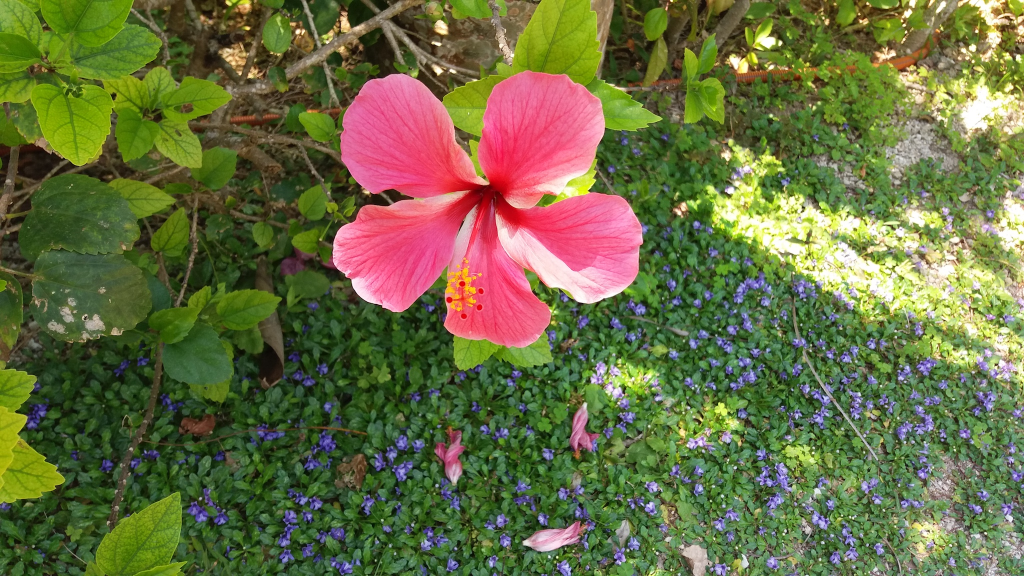
#> input picture src/create_application/flower.jpg, 2048 x 1152 px (shown at 1/2 size)
$ jupyter execute --allow-errors zipcode_recognision.ipynb
#> lines starting #> are read from the running program, lines starting #| are printed output that depends on the picture; after the words box and inside, x2 and y2 are one past the last pixel; in counts of white or black regions, pixels touching at a corner belong together
[cell 1]
import cv2
import matplotlib.pyplot as plt
import pickle

[cell 2]
# 画像を読み込んでリサイズ --- (*1)
img = cv2.imread("flower.jpg")
#> img is the input picture: shape (1152, 2048, 3); mean B, G, R 66.5, 109.1, 105.6
img = cv2.resize(img, (300, 169))
#> img: shape (169, 300, 3)

# 色空間を二値化 --- (*2)
gray = cv2.cvtColor(img, cv2.COLOR_BGR2GRAY)
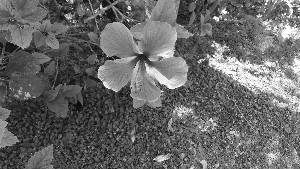
#> gray: shape (169, 300); min 5, max 255, mean 103.1
gray = cv2.GaussianBlur(gray, (7, 7), 0)
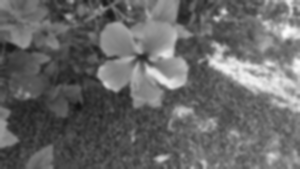
#> gray: shape (169, 300); min 17, max 252, mean 103.1
im2 = cv2.threshold(gray, 140, 240, cv2.THRESH_BINARY_INV)[1]
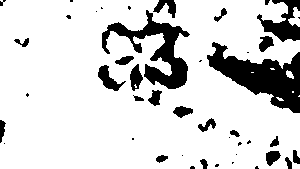
#> im2: shape (169, 300); values 0 (black) and 240 (white), 83.6% white; 44 black regions (22 under 20 px)

# 画面左側に二値化した画像を描画 --- (*3)
plt.subplot(1, 2, 1)
plt.imshow(im2, cmap="gray")

# 輪郭を抽出 --- (*4)
cnts = cv2.findContours(im2,
        cv2.RETR_LIST,
        cv2.CHAIN_APPROX_SIMPLE)[0]
#> cnts = 41 contours, 22 with area under 20; largest, box (x1, y1, x2, y2) and area: (0, 0, 300, 169) 45512, (101, 9, 191, 90) 2473, (97, 64, 127, 92) 338, (129, 63, 144, 92) 250, (258, 35, 275, 53) 180
# 抽出した枠を描画 --- (*5)
for pt in cnts:
    x, y, w, h = cv2.boundingRect(pt)
    # 大きすぎたり小さすぎたり領域を除去
    if w < 30 or w > 200: continue
    print(x,y,w,h) # 結果を出力
    cv2.rectangle(img, (x, y), (x+w, y+h), (0, 255, 0), 2)
#> this loop made 41 passes
#> (x, y, w, h) on passes 1, 2, 4, 6, 8, 9, 10, 12, 13, 14, 15, 16: (214, 163, 6, 5), (231, 161, 4, 4), (155, 154, 14, 10), (265, 150, 17, 17), (237, 141, 6, 6), (246, 139, 6, 6), (131, 137, 4, 4), (269, 135, 11, 13), (229, 129, 12, 9), (197, 117, 20, 16), (172, 105, 22, 14), (276, 97, 8, 4)
#> (pt, x, y, w, h) on passes 3, 5, 7, 11, 18, 19: ([[181, 155], [182, 154], [183, 155], [182, 156]], 181, 154, 3, 3), ([[235, 154], [236, 153], [237, 154], [236, 155]], 235, 153, 3, 3), ([[3, 143], [4, 142], [5, 143], [4, 144]], 3, 142, 3, 3), ([[228, 137], [229, 136], [230, 137], [229, 138]], 228, 136, 3, 3), ([[299, 95], [298, 96], [299, 96]], 298, 95, 2, 2), ([[132, 95], [133, 94], [134, 95], [133, 96]], 132, 94, 3, 3)
#| 97 64 30 28
#| 101 9 90 81
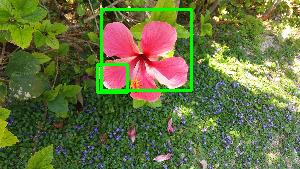
#> img: shape (169, 300, 3); mean B, G, R 64.6, 113.2, 102.4

# 画面右側に抽出結果を描画 --- (*6)
plt.subplot(1, 2, 2)
plt.imshow(cv2.cvtColor(img, cv2.COLOR_BGR2RGB))
plt.savefig("find_contours.png", dpi=200)
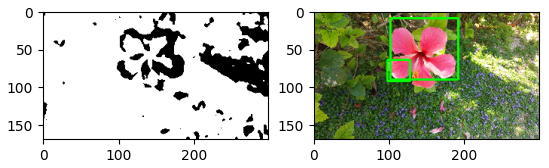
#> figure drawn by matplotlib, 2 panels
plt.show()

# ハガキから郵便番号の領域を抽出

[cell 3]
import cv2
import matplotlib.pyplot as plt

# ハガキ画像から郵便番号領域を抽出する関数
def detect_zipno(fname):
    # 画像を読み込む
#> called with fname = 'hagaki1.png'
    img = cv2.imread(fname)
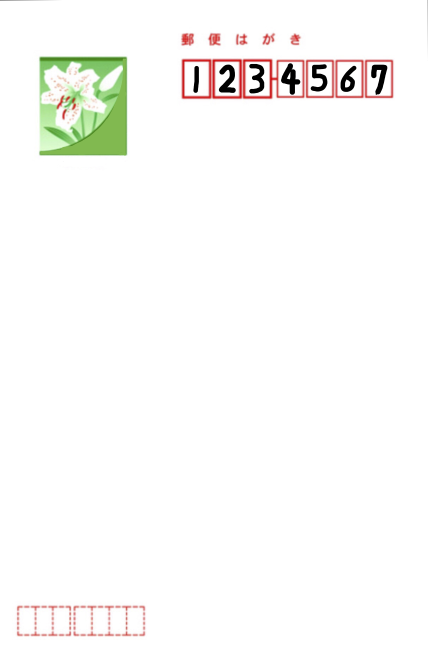
#> input picture src/create_application/hagaki1.png, 856 x 1327 px (shown at 1/2 size)
#> img is the input picture: shape (1327, 856, 3); mean B, G, R 248.2, 250.1, 250.5
    # 画像のサイズを求める
    h, w = img.shape[:2]
#> h = 1327; w = 856
    # ハガキ画像の右上のみ抽出する --- (*1)
    img = img[0:h//2, w//3:]
#> img: shape (663, 571, 3)

    # 画像を二値化 --- (*2)
    gray = cv2.cvtColor(img, cv2.COLOR_BGR2GRAY)
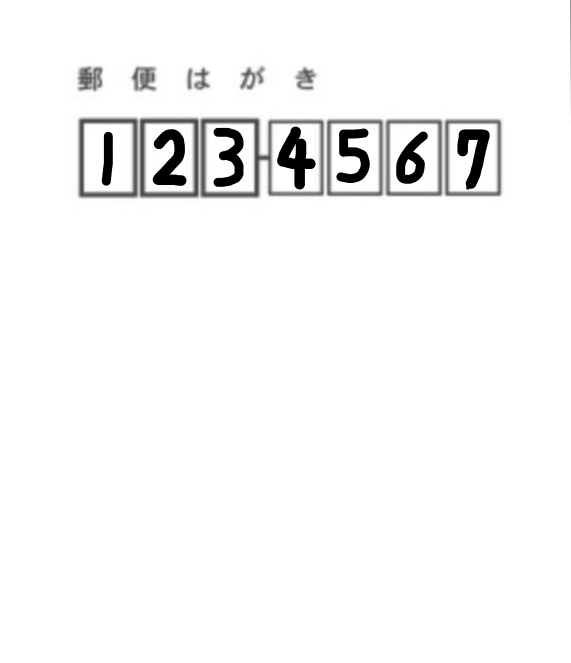
#> gray: shape (663, 571); min 0, max 255, mean 246.7
    gray = cv2.GaussianBlur(gray, (3, 3), 0)
    im2 = cv2.threshold(gray, 140, 255, cv2.THRESH_BINARY_INV)[1]
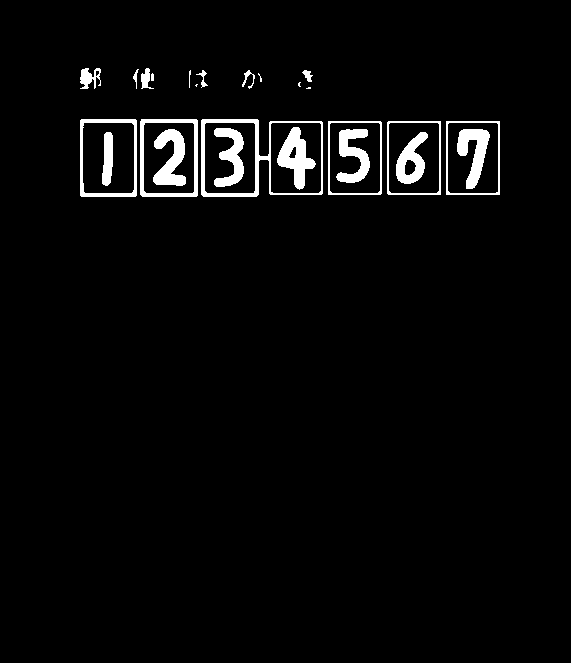
#> im2: shape (663, 571); 3.2% white; 25 white regions (4 under 20 px)

    # 輪郭を抽出 --- (*3)
    cnts = cv2.findContours(im2,
        cv2.RETR_LIST,
        cv2.CHAIN_APPROX_SIMPLE)[0]
#> cnts = 35 contours, 7 with area under 20; largest, box (x1, y1, x2, y2) and area: (201, 119, 323, 197) 8293, (140, 119, 198, 197) 4384, (80, 119, 137, 197) 4310, (446, 121, 500, 195) 3869, (387, 121, 441, 195) 3868

    # 抽出した輪郭を単純なリストに変換--- (*4)
    result = []
    for pt in cnts:
        x, y, w, h = cv2.boundingRect(pt)
        # 大きすぎる小さすぎる領域を除去 --- (*5)
        if not(50 < w < 70): continue
        result.append([x, y, w, h])
#> this loop made 35 passes
#> (x, y, w, h) on passes 1 to 12: (404, 159, 13, 17), (288, 146, 9, 13), (396, 132, 32, 52), (102, 132, 11, 54), (457, 129, 33, 60), (336, 129, 34, 54), (153, 129, 33, 57), (214, 128, 30, 59), (277, 127, 39, 63), (447, 122, 52, 72), (388, 122, 52, 72), (329, 122, 52, 72)
#> (pt, x, y, w, h) on pass 17: ([[446, 121], [446, 194], [499, 194], [499, 121]], 446, 121, 54, 74)
#> after the loop, result = [[447, 122, 52, 72], [388, 122, 52, 72], [329, 122, 52, 72], [270, 122, 52, 72], [204, 122, 52, 72], [143, 122, 52, 72], [82, 122, 53, 72], [446, 121, 54, 74], [387, 121, 54, 74], [328, 121, 54, 74], [140, 119, 58, 78], [80, 119, 57, 78]]
    # 抽出した輪郭が左側から並ぶようソート --- (*6)
    result = sorted(result, key=lambda x: x[0])
#> result = [[80, 119, 57, 78], [82, 122, 53, 72], [140, 119, 58, 78], [143, 122, 52, 72], [204, 122, 52, 72], [270, 122, 52, 72], [328, 121, 54, 74], [329, 122, 52, 72], [387, 121, 54, 74], [388, 122, 52, 72], [446, 121, 54, 74], [447, 122, 52, 72]]
    # 抽出した輪郭が近すぎるものを除去 --- (*7)
    result2 = []
    lastx = -100
    for x, y, w, h in result:
        if (x - lastx) < 10: continue
        result2.append([x, y, w, h])
        lastx = x
#> this loop made 12 passes
#> (x, y, w, h, lastx) on passes 1, 3, 5, 6, 7, 9, 11: (80, 119, 57, 78, 80), (140, 119, 58, 78, 140), (204, 122, 52, 72, 204), (270, 122, 52, 72, 270), (328, 121, 54, 74, 328), (387, 121, 54, 74, 387), (446, 121, 54, 74, 446)
#> after the loop, result2 = [[80, 119, 57, 78], [140, 119, 58, 78], [204, 122, 52, 72], [270, 122, 52, 72], [328, 121, 54, 74], [387, 121, 54, 74], [446, 121, 54, 74]]
    # 緑色の枠を描画 --- (*8)
    for x, y, w, h in result2:
        cv2.rectangle(img, (x, y), (x+w, y+h), (0, 255, 0), 3)
#> this loop made 7 passes
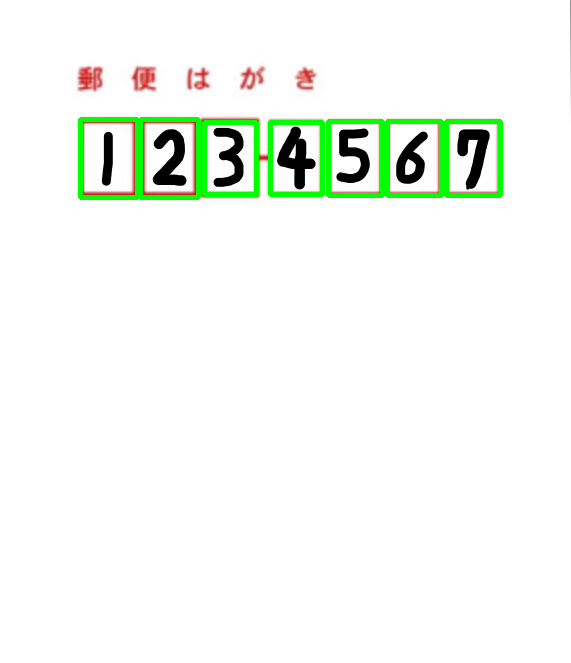
#> img: shape (663, 571, 3); mean B, G, R 242.9, 248.8, 244.2
    return result2, img

# ハガキ画像を指定して領域を抽出
cnts, img = detect_zipno("hagaki1.png")
#> cnts has the same summary as result2 in detect_zipno

# 画面に抽出結果を描画
plt.imshow(cv2.cvtColor(img, cv2.COLOR_BGR2RGB))
plt.savefig("detect-zip.png", dpi=200)
plt.show()

# 数字検出

[cell 4]
# 学習済み手書き数字のデータを読み込む
with open("digits.pkl", "rb") as fp:
#> (reads src/create_application/digits.pkl from the repository)
    clf = pickle.load(fp)

# 画像から領域を読み込む
cnts, img = detect_zipno("hagaki1.png")
#> the loop in detect_zipno (call 2), `for pt in cnts:` made 35 passes
#> the loop in detect_zipno (call 2), `for x, y, w, h in result:` made 12 passes
#> the loop in detect_zipno (call 2), `for x, y, w, h in result2:` made 7 passes
